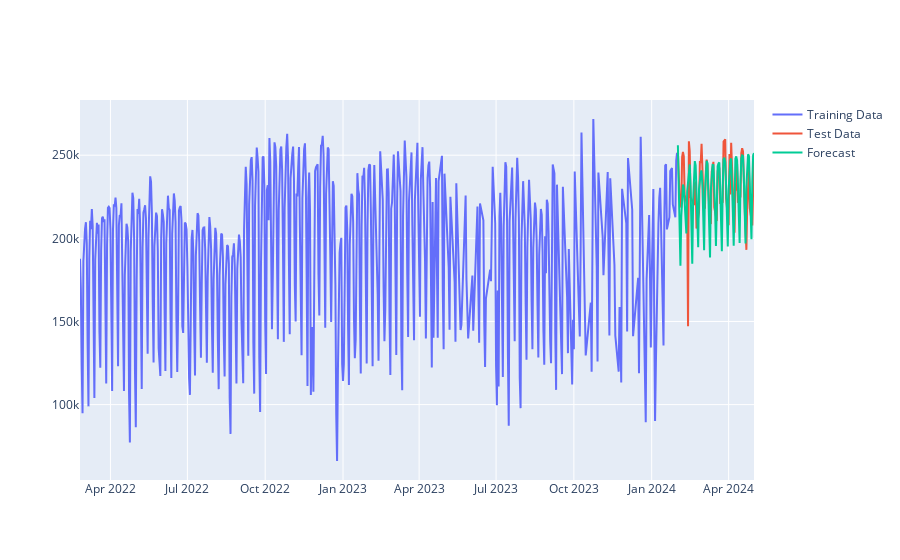

Here is the notebook cell this chart was saved with:
### Markdown cell above
### SARIMA

### Code cell
model_sarima = ARIMA(one_train_df["daily_ridership_box_cox"], order=(30,1,14), seasonal_order=(0,1,0,7)).fit()
boxcox_forecasts = model_sarima.forecast(len(daily_df_test))
forecast_sarima = inv_boxcox(boxcox_forecasts, lam)
plot_func(one_train_df,forecast_sarima, title="ARIMA Model")
